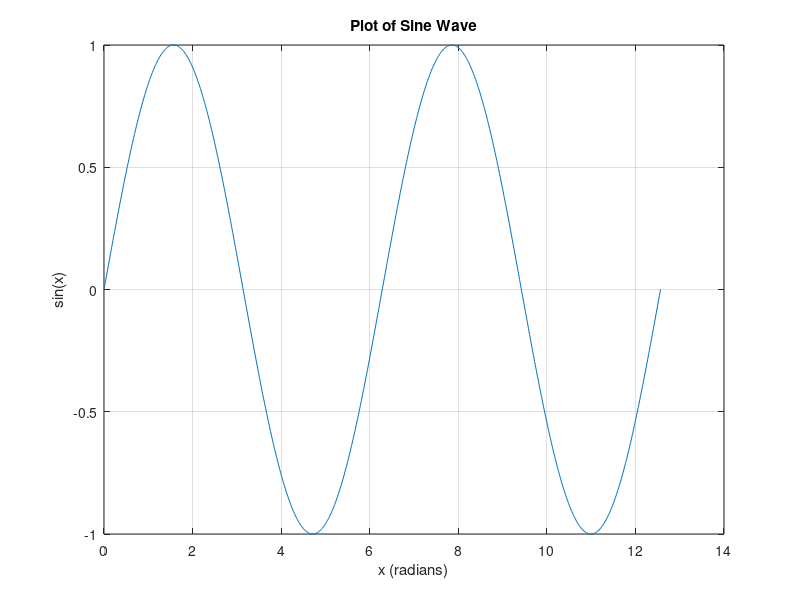

This chart was generated by the following MATLAB code:
% MATLAB script to plot a sine wave

% Define the x-axis values
x = linspace(0, 4*pi, 1000);

% Calculate the sine values
y = sin(x);

% Create the plot
figure;
plot(x, y);

% Add labels and title
xlabel('x (radians)');
ylabel('sin(x)');
title('Plot of Sine Wave');

% Add a grid for better readability
grid on;

% Optional: Save the figure
% saveas(gcf, 'sine_wave_plot.fig'); % Saves as MATLAB figure
% print(gcf, 'sine_wave_plot.png', '-dpng'); % Saves as PNG image
